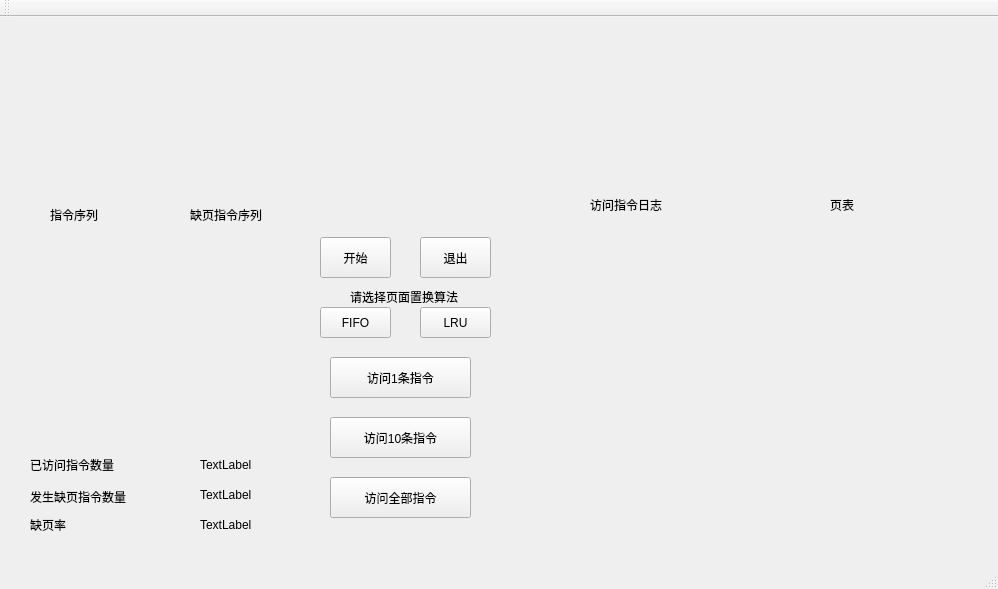
<?xml version="1.0" encoding="UTF-8"?>
<ui version="4.0">
 <class>MainWindowClass</class>
 <widget class="QMainWindow" name="MainWindowClass">
  <property name="geometry">
   <rect>
    <x>0</x>
    <y>0</y>
    <width>998</width>
    <height>589</height>
   </rect>
  </property>
  <property name="windowTitle">
   <string>MainWindow</string>
  </property>
  <widget class="QWidget" name="centralWidget">
   <widget class="QLabel" name="label_inst">
    <property name="geometry">
     <rect>
      <x>200</x>
      <y>440</y>
      <width>72</width>
      <height>15</height>
     </rect>
    </property>
    <property name="text">
     <string>TextLabel</string>
    </property>
   </widget>
   <widget class="QPushButton" name="btn_oneStep">
    <property name="geometry">
     <rect>
      <x>330</x>
      <y>340</y>
      <width>141</width>
      <height>41</height>
     </rect>
    </property>
    <property name="text">
     <string>访问1条指令</string>
    </property>
   </widget>
   <widget class="QLabel" name="label_2">
    <property name="geometry">
     <rect>
      <x>190</x>
      <y>190</y>
      <width>91</width>
      <height>16</height>
     </rect>
    </property>
    <property name="text">
     <string>缺页指令序列</string>
    </property>
   </widget>
   <widget class="QPushButton" name="btn_start">
    <property name="geometry">
     <rect>
      <x>320</x>
      <y>220</y>
      <width>71</width>
      <height>41</height>
     </rect>
    </property>
    <property name="text">
     <string>开始</string>
    </property>
   </widget>
   <widget class="QLabel" name="label">
    <property name="geometry">
     <rect>
      <x>50</x>
      <y>190</y>
      <width>72</width>
      <height>15</height>
     </rect>
    </property>
    <property name="sizePolicy">
     <sizepolicy hsizetype="Expanding" vsizetype="Expanding">
      <horstretch>0</horstretch>
      <verstretch>0</verstretch>
     </sizepolicy>
    </property>
    <property name="text">
     <string>指令序列</string>
    </property>
   </widget>
   <widget class="QLabel" name="label_10">
    <property name="geometry">
     <rect>
      <x>590</x>
      <y>180</y>
      <width>101</width>
      <height>16</height>
     </rect>
    </property>
    <property name="text">
     <string>访问指令日志</string>
    </property>
   </widget>
   <widget class="QLabel" name="label_5">
    <property name="geometry">
     <rect>
      <x>30</x>
      <y>500</y>
      <width>111</width>
      <height>16</height>
     </rect>
    </property>
    <property name="text">
     <string>缺页率</string>
    </property>
   </widget>
   <widget class="QPushButton" name="btn_toEnd">
    <property name="geometry">
     <rect>
      <x>330</x>
      <y>460</y>
      <width>141</width>
      <height>41</height>
     </rect>
    </property>
    <property name="text">
     <string>访问全部指令</string>
    </property>
   </widget>
   <widget class="QLabel" name="label_faults">
    <property name="geometry">
     <rect>
      <x>200</x>
      <y>470</y>
      <width>72</width>
      <height>15</height>
     </rect>
    </property>
    <property name="text">
     <string>TextLabel</string>
    </property>
   </widget>
   <widget class="QLabel" name="label_12">
    <property name="geometry">
     <rect>
      <x>830</x>
      <y>180</y>
      <width>101</width>
      <height>16</height>
     </rect>
    </property>
    <property name="text">
     <string>页表</string>
    </property>
   </widget>
   <widget class="QPushButton" name="btn_tenStep">
    <property name="geometry">
     <rect>
      <x>330</x>
      <y>400</y>
      <width>141</width>
      <height>41</height>
     </rect>
    </property>
    <property name="text">
     <string>访问10条指令</string>
    </property>
   </widget>
   <widget class="QPushButton" name="btn_LRU">
    <property name="geometry">
     <rect>
      <x>420</x>
      <y>290</y>
      <width>71</width>
      <height>31</height>
     </rect>
    </property>
    <property name="text">
     <string>LRU</string>
    </property>
   </widget>
   <widget class="QLabel" name="label_choose">
    <property name="geometry">
     <rect>
      <x>350</x>
      <y>270</y>
      <width>141</width>
      <height>20</height>
     </rect>
    </property>
    <property name="text">
     <string>请选择页面置换算法</string>
    </property>
   </widget>
   <widget class="QLabel" name="label_3">
    <property name="geometry">
     <rect>
      <x>30</x>
      <y>440</y>
      <width>111</width>
      <height>16</height>
     </rect>
    </property>
    <property name="text">
     <string>已访问指令数量</string>
    </property>
   </widget>
   <widget class="QPushButton" name="btn_FIFO">
    <property name="geometry">
     <rect>
      <x>320</x>
      <y>290</y>
      <width>71</width>
      <height>31</height>
     </rect>
    </property>
    <property name="text">
     <string>FIFO</string>
    </property>
   </widget>
   <widget class="QLabel" name="label_4">
    <property name="geometry">
     <rect>
      <x>30</x>
      <y>470</y>
      <width>121</width>
      <height>20</height>
     </rect>
    </property>
    <property name="text">
     <string>发生缺页指令数量</string>
    </property>
   </widget>
   <widget class="QLabel" name="label_rate">
    <property name="geometry">
     <rect>
      <x>200</x>
      <y>500</y>
      <width>72</width>
      <height>15</height>
     </rect>
    </property>
    <property name="text">
     <string>TextLabel</string>
    </property>
   </widget>
   <widget class="QPushButton" name="btn_end">
    <property name="geometry">
     <rect>
      <x>420</x>
      <y>220</y>
      <width>71</width>
      <height>41</height>
     </rect>
    </property>
    <property name="text">
     <string>退出</string>
    </property>
   </widget>
  </widget>
  <widget class="QMenuBar" name="menuBar">
   <property name="geometry">
    <rect>
     <x>0</x>
     <y>0</y>
     <width>998</width>
     <height>24</height>
    </rect>
   </property>
  </widget>
  <widget class="QToolBar" name="mainToolBar">
   <attribute name="toolBarArea">
    <enum>TopToolBarArea</enum>
   </attribute>
   <attribute name="toolBarBreak">
    <bool>false</bool>
   </attribute>
  </widget>
  <widget class="QStatusBar" name="statusBar"/>
 </widget>
 <layoutdefault spacing="6" margin="11"/>
 <resources>
  <include location="MainWindow.qrc"/>
 </resources>
 <connections/>
</ui>
